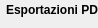
           <widget class="QWidget" name="page_3">
            <property name="geometry">
             <rect>
              <x>0</x>
              <y>0</y>
              <width>98</width>
              <height>28</height>
             </rect>
            </property>
            <attribute name="label">
             <string>Esportazioni</string>
            </attribute>
            <widget class="QPushButton" name="pushButton_exp_index_us">
             <property name="geometry">
              <rect>
               <x>191</x>
               <y>30</y>
               <width>150</width>
               <height>24</height>
              </rect>
             </property>
             <property name="font">
              <font>
               <pointsize>9</pointsize>
              </font>
             </property>
             <property name="text">
              <string>Elenco Griglie</string>
             </property>
             <property name="icon">
              <iconset resource="resources.qrc">
               <normaloff>:/images/sheet.png</normaloff>:/images/sheet.png</iconset>
             </property>
            </widget>
            <widget class="QLabel" name="label_41">
             <property name="geometry">
              <rect>
               <x>6</x>
               <y>0</y>
               <width>179</width>
               <height>20</height>
              </rect>
             </property>
             <property name="font">
              <font>
               <weight>75</weight>
               <bold>true</bold>
              </font>
             </property>
             <property name="text">
              <string>Esportazioni PDF/PNG</string>
             </property>
            </widget>
            <widget class="QPushButton" name="pushButton_pdf_exp">
             <property name="geometry">
              <rect>
               <x>6</x>
               <y>30</y>
               <width>179</width>
               <height>24</height>
              </rect>
             </property>
             <property name="font">
              <font>
               <pointsize>9</pointsize>
              </font>
             </property>
             <property name="toolTip">
              <string>Export PDF</string>
             </property>
             <property name="text">
              <string>Singole schede</string>
             </property>
             <property name="icon">
              <iconset resource="resources.qrc">
               <normaloff>:/images/sheet.png</normaloff>:/images/sheet.png</iconset>
             </property>
            </widget>
            <widget class="QPushButton" name="pushButton_exp_tavole">
             <property name="geometry">
              <rect>
               <x>6</x>
               <y>70</y>
               <width>179</width>
               <height>24</height>
              </rect>
             </property>
             <property name="text">
              <string>Espotazione Tavole</string>
             </property>
            </widget>
           </widget>
